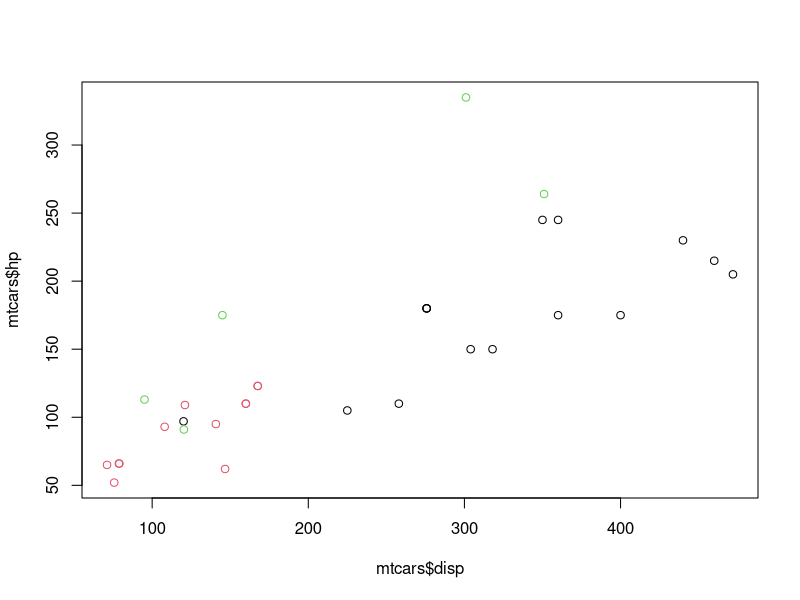

This chart was generated by the following R code:
## ---- chunk 1
knitr::opts_chunk$set(echo = FALSE)
## ---- chunk 2
library(psych)
describe(mtcars)
## ---- chunk 3
plot(mtcars$disp,mtcars$hp,col=mtcars$gear-2)
